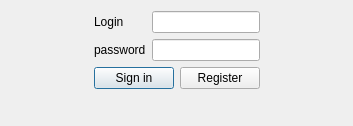
<?xml version="1.0" encoding="UTF-8"?>
<ui version="4.0">
 <class>LogIn</class>
 <widget class="QDialog" name="LogIn">
  <property name="geometry">
   <rect>
    <x>0</x>
    <y>0</y>
    <width>353</width>
    <height>126</height>
   </rect>
  </property>
  <property name="sizePolicy">
   <sizepolicy hsizetype="Fixed" vsizetype="Fixed">
    <horstretch>0</horstretch>
    <verstretch>0</verstretch>
   </sizepolicy>
  </property>
  <property name="windowTitle">
   <string>log in to the USD market</string>
  </property>
  <layout class="QGridLayout" name="gridLayout">
   <item row="0" column="4">
    <spacer name="horizontalSpacer_2">
     <property name="orientation">
      <enum>Qt::Horizontal</enum>
     </property>
     <property name="sizeHint" stdset="0">
      <size>
       <width>40</width>
       <height>20</height>
      </size>
     </property>
    </spacer>
   </item>
   <item row="2" column="1" colspan="2">
    <widget class="QPushButton" name="sign_in_Button">
     <property name="text">
      <string>Sign in</string>
     </property>
    </widget>
   </item>
   <item row="2" column="3">
    <widget class="QPushButton" name="register_Button">
     <property name="text">
      <string>Register</string>
     </property>
    </widget>
   </item>
   <item row="0" column="0">
    <spacer name="horizontalSpacer">
     <property name="orientation">
      <enum>Qt::Horizontal</enum>
     </property>
     <property name="sizeHint" stdset="0">
      <size>
       <width>40</width>
       <height>20</height>
      </size>
     </property>
    </spacer>
   </item>
   <item row="0" column="2" colspan="2">
    <widget class="QLineEdit" name="login_lineEdit"/>
   </item>
   <item row="0" column="1">
    <widget class="QLabel" name="login_label">
     <property name="text">
      <string>Login</string>
     </property>
    </widget>
   </item>
   <item row="1" column="1">
    <widget class="QLabel" name="password_label">
     <property name="text">
      <string>password</string>
     </property>
    </widget>
   </item>
   <item row="1" column="2" colspan="2">
    <widget class="QLineEdit" name="password_lineEdit"/>
   </item>
   <item row="3" column="0" colspan="5">
    <widget class="QLabel" name="error_label">
     <property name="text">
      <string/>
     </property>
     <property name="alignment">
      <set>Qt::AlignCenter</set>
     </property>
    </widget>
   </item>
  </layout>
 </widget>
 <resources/>
 <connections/>
</ui>
